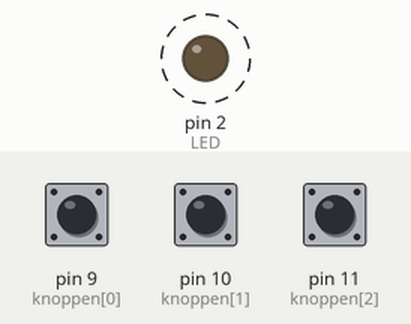
This sketch was run on a simulated Arduino Uno, built with avr-gcc and run on an emulated ATmega328P. Shown: output pins drawn as LEDs (lit = HIGH). Dashed ring = blinking. Inputs (shaded band) come from the test bench; at power-on: pin 9 (knoppen[0]) HIGH, pin 10 (knoppen[1]) HIGH, pin 11 (knoppen[2]) HIGH. What the sketch prints to the serial monitor is not drawn.

Above: at 2.8 s.
2.9 s: pin 9 (knoppen[0]) pulled LOW for 1.2 s
6.4 s: pin 10 (knoppen[1]) pulled LOW for 1.2 s
Timing chart, 0 to 15.9 s (numbered marks = the images above; inputs shaded):
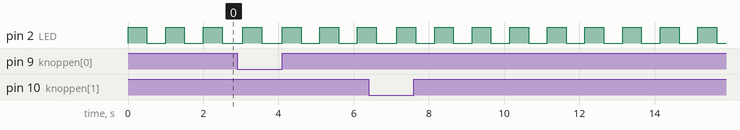

Measured:
- by itself, pin 2 (LED): alternates HIGH for 0.50 s and LOW for 0.50 s

The sketch:

sketch_mar15b.ino
```cpp
#define LED 2
const byte knoppen[] = {9, 10, 11};
unsigned int drukken = 0;
unsigned int statusVar;
void setup() {
  // put your setup code here, to run once:
  for (int i = 0; i < 3; i ++) {
    pinMode(knoppen[i], INPUT_PULLUP);
  }
  pinMode(LED, OUTPUT);
  Serial.begin(9600);
}

void loop() {
  // put your main code here, to run repeatedly:
  if (digitalRead(LED) == LOW) {
    if (digitalRead(knoppen[0]) == LOW) {
      statusVar = 1;

      if (statusVar == 1) {
        Serial.print("K1 ingedrukt");
        drukken++;
      }
      delay(50);
      statusVar = 0;
    }

    if (digitalRead(knoppen[1]) == LOW && digitalRead(knoppen[0]) == HIGH) {
      statusVar = 1;
      if (statusVar == 1) {
        Serial.print("K2 ingedrukt");
        Serial.write(drukken + "\n");
      }
      delay(50);
      statusVar = 0;
    }

    if (digitalRead(knoppen[2]) == LOW) {
      drukken = 0;
      statusVar = 0;
    }
  }

  digitalWrite(LED, HIGH);
  delay(500);
  digitalWrite(LED, LOW);
  delay(500);
}
```
